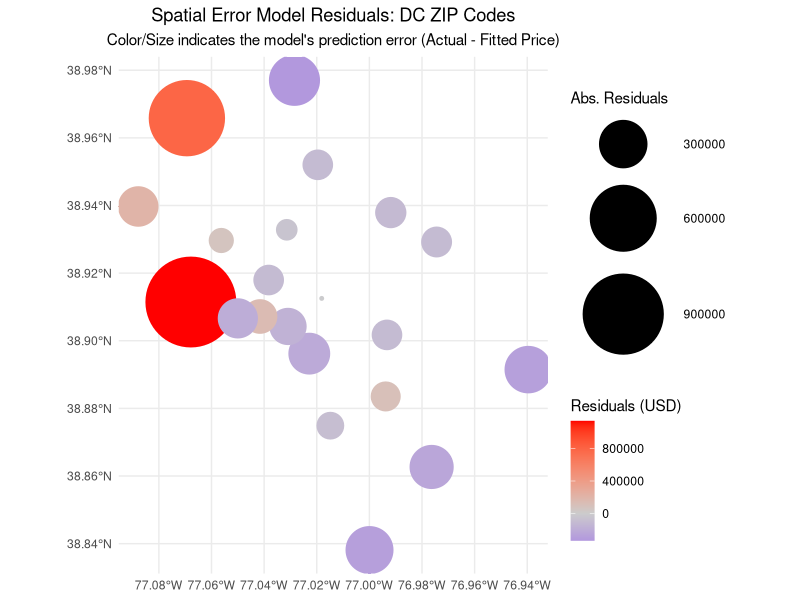
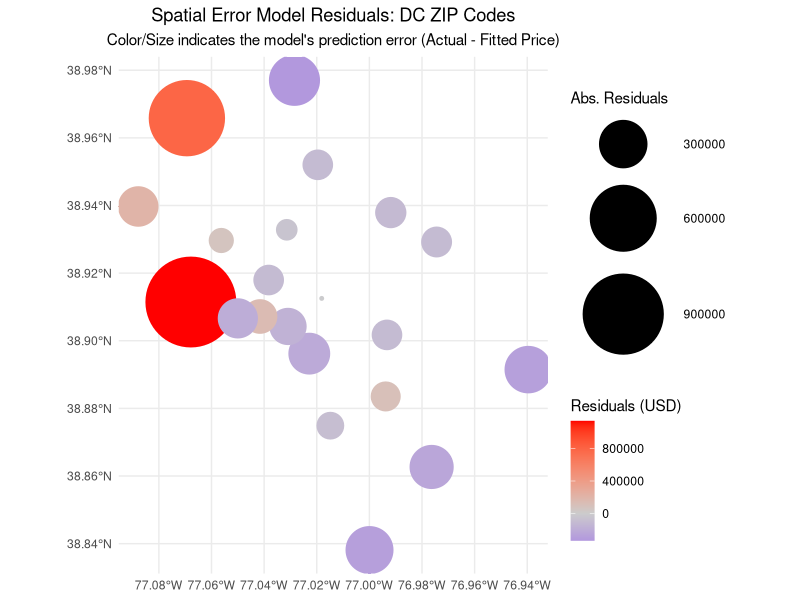

Write R code to recreate these figures, in order.
# 1. Load Necessary Libraries
library(spdep)
library(sp)
library(RANN)
library(spatialreg)
library(ggplot2)

# 2. Load the Data
merged_data <- read.csv("merged.csv")

# 3. Create a Spatial Data Frame
# Remove any rows with missing coordinates
merged_data <- na.omit(merged_data)

coordinates(merged_data) <- ~airbnb_avg_longitude + airbnb_avg_latitude
proj4string(merged_data) <- CRS("+proj=longlat +datum=WGS84")

# 4. Define the Spatial Weights Matrix (W-Matrix)
# Using k-nearest neighbors (k=4)
k_neighbors <- knearneigh(merged_data, k=4)
nb_4 <- knn2nb(k_neighbors)

# Convert to a row-standardized weight matrix
listw_4 <- nb2listw(nb_4, style="W")

# 5. Define the Linear Model Formula
formula <- zillow_median_price ~ airbnb_count

# 6. Run the Spatial Error Model (SEM)
# The function call is simplified, removing the 'type' argument.
spatial_error_model <- spatialreg::errorsarlm(
  formula,
  data = merged_data,
  listw = listw_4
)

# 7. Print the Summary
summary(spatial_error_model)

# R Code for Visualization: Map of Residuals

library(ggplot2)
library(sf)

# 1. Convert the 'sp' object to an 'sf' object for ggplot visualization
merged_sf <- st_as_sf(merged_data)

# 2. Add Residuals and Fitted Values (if not done in step A)
if (!("sem_residuals" %in% names(merged_sf))) {
  merged_sf$sem_residuals <- residuals(spatial_error_model)
}

# Create a bubble map where size and color represent the residual value.
spatial_plot <- ggplot(merged_sf) +
  # Use geom_sf for mapping the spatial points
  geom_sf(aes(size = abs(sem_residuals), color = sem_residuals)) +
  scale_color_gradient2(
    low = "#0000FF",       # Over-predicted (negative residual)
    mid = "grey80",
    high = "#FF0000",     # Under-predicted (positive residual)
    midpoint = 0,
    name = "Residuals (USD)"
  ) +
  scale_size(range = c(1, 30), name = "Abs. Residuals") +
  labs(
    title = "Spatial Error Model Residuals: DC ZIP Codes",
    subtitle = "Color/Size indicates the model's prediction error (Actual - Fitted Price)"
  ) +
  theme_minimal() +
  theme(plot.title = element_text(hjust = 0.5),
        plot.subtitle = element_text(hjust = 0.5))

ggsave("Question 1 Spatial Area Model.png", 
       plot = spatial_plot,
       width = 8, 
       height = 8,
       units = "in", 
       dpi = 300)

print(spatial_plot)
